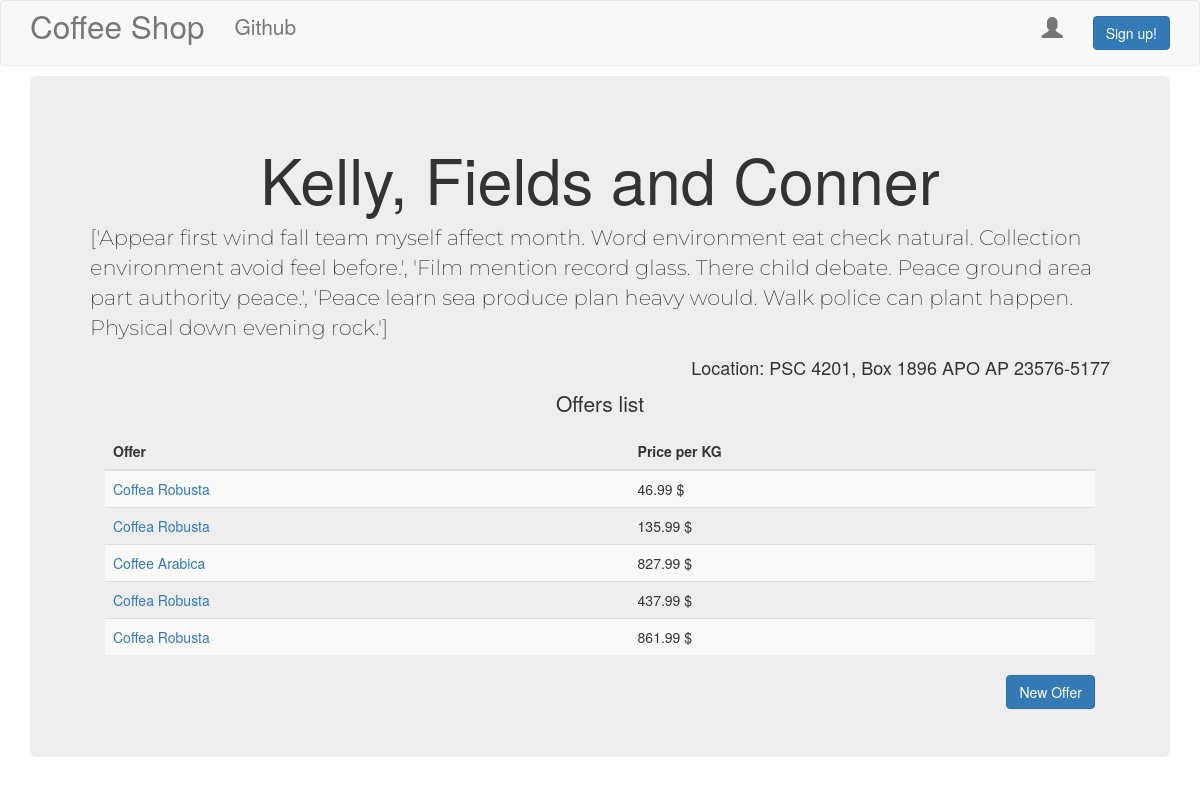
The page /products/providers/show/9 on the database its author committed.
### products/models.py (models this page shows, shortened)
class Provider(models.Model):
    name = models.CharField(max_length=120, null=False)
    description = models.TextField(max_length=500, null=True)
    location = models.CharField(max_length=100, null=False)
    def offer(self):
        return self.products

class Product(models.Model):
    provider = models.ForeignKey('products.Provider', related_name='products', on_delete=models.DO_NOTHING, null=False)
    title = models.CharField(max_length=120, null=False)
    description = models.TextField(max_length=500)
    price = models.DecimalField(decimal_places=2, max_digits=10, default=19.99)

### products/views.py (the view)
# urls.py: path('providers/show/<int:pk>', views.ProviderDetailView.as_view(), name='provider_detail'),
class ProviderDetailView(DetailView):
    model = Provider

### products/templates/products/provider_detail.html (shortened to what this page needs)
{% extends 'products_base.html' %}
{% block body_block %}
    <div class="jumbotron">
        <h1 class='producttitle loader'>{{ provider.name }}</h1>
        <p class='productcontent' >{{ provider.description|safe|linebreaksbr }}</p>
        <div class="location">
            <h4>Location: {{ provider.location }}</h4>
        </div>
        <div class="container">
            <p class="offers">Offers list</p>
            <table class="table table-striped">
                <thead>
                <tr>
                    <th>Offer</th>
                    <th>Price per KG</th>
                </tr>
                </thead>
                <tbody>
                {% for product in provider.offer.all %}
                    <tr>
                        <td><a href="{% url 'products:product_detail' pk=product.pk %}">{{ product.title }}</a></td>
                        <td>{{ product.price }} $</td>
                    </tr>
                {% endfor %}
                </tbody>
            </table>
            <a id=right href="{% url 'products:product_create' %}"><button type="button" class="btn btn-primary">New Offer</button></a>
        </div>
    </div>
{% endblock %}

### static/css/base.css (style rules this page uses)
#right { float:right; }
.location { text-align: right; }
.offers { font-size: 1.5em; text-align: center; }
.producttitle { font-size: 3em; text-align: center; }
.productcontent { font-family: 'Montserrat'; font-size: 1.5em; }

### rows shown on the page
Provider: name "Kelly, Fields and Conner", description "['Appear first wind fall team myself affect month. Word environment eat check natural. Collection environment avoid feel before.', 'Film mention record glass. There child debate. Peace ground area part authority peace.', 'Peace learn sea produce plan heavy would. Walk police can plant happen. Physical down evening rock.']", location "PSC 4201, Box 1896 APO AP 23576-5177"
Product: title "Coffea Robusta", price "46.99"
Product: title "Coffea Robusta", price "135.99"
Product: title "Coffee Arabica", price "827.99"
Product: title "Coffea Robusta", price "437.99"
Product: title "Coffea Robusta", price "861.99"
